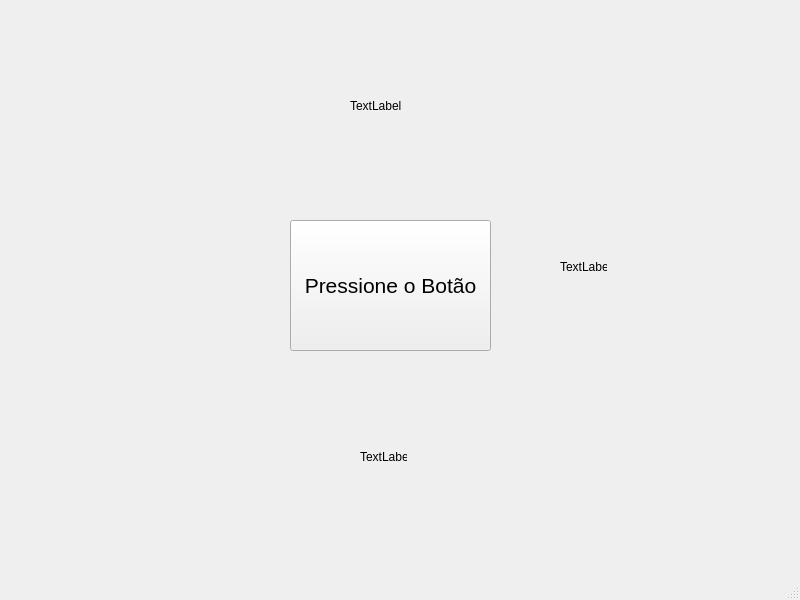
<?xml version="1.0" encoding="UTF-8"?>
<ui version="4.0">
 <class>MainWindow</class>
 <widget class="QMainWindow" name="MainWindow">
  <property name="geometry">
   <rect>
    <x>0</x>
    <y>0</y>
    <width>800</width>
    <height>600</height>
   </rect>
  </property>
  <property name="windowTitle">
   <string>MainWindow</string>
  </property>
  <widget class="QWidget" name="centralwidget">
   <widget class="QPushButton" name="pushButton">
    <property name="geometry">
     <rect>
      <x>290</x>
      <y>220</y>
      <width>201</width>
      <height>131</height>
     </rect>
    </property>
    <property name="font">
     <font>
      <pointsize>16</pointsize>
     </font>
    </property>
    <property name="text">
     <string>Pressione o Botão</string>
    </property>
   </widget>
   <widget class="QLabel" name="label">
    <property name="geometry">
     <rect>
      <x>350</x>
      <y>70</y>
      <width>101</width>
      <height>71</height>
     </rect>
    </property>
    <property name="text">
     <string>TextLabel</string>
    </property>
   </widget>
   <widget class="QLabel" name="label_2">
    <property name="geometry">
     <rect>
      <x>360</x>
      <y>450</y>
      <width>47</width>
      <height>13</height>
     </rect>
    </property>
    <property name="text">
     <string>TextLabel</string>
    </property>
   </widget>
   <widget class="QLabel" name="label_3">
    <property name="geometry">
     <rect>
      <x>560</x>
      <y>260</y>
      <width>47</width>
      <height>13</height>
     </rect>
    </property>
    <property name="text">
     <string>TextLabel</string>
    </property>
   </widget>
  </widget>
  <widget class="QMenuBar" name="menubar">
   <property name="geometry">
    <rect>
     <x>0</x>
     <y>0</y>
     <width>800</width>
     <height>21</height>
    </rect>
   </property>
  </widget>
  <widget class="QStatusBar" name="statusbar"/>
 </widget>
 <resources/>
 <connections/>
</ui>
